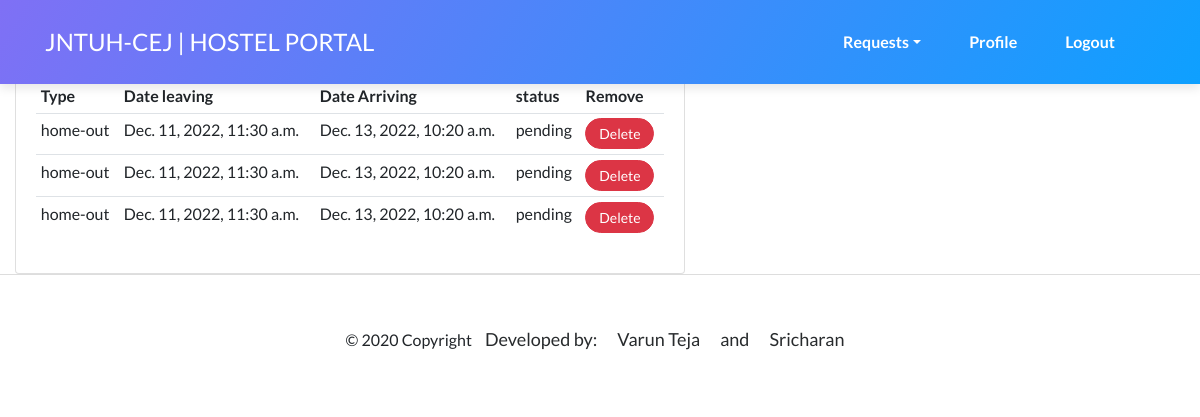
Page /student_pending_requests/18JJ1A1244/ (signed in) on the earlier database version.
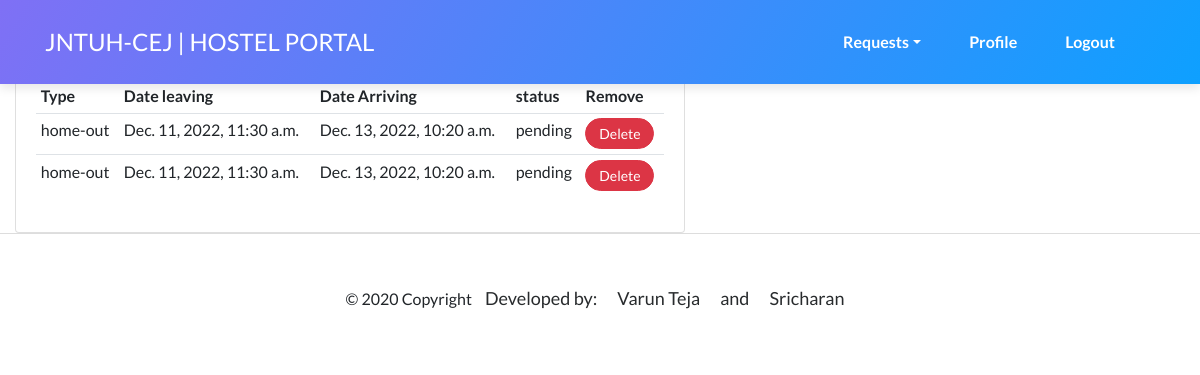
Same page on the later database version.
### Home/models.py (models this page shows, shortened)
class Appeal(models.Model):
    TYPES=(
        ('home-out','Home-Out'),
        ('day-out','Day-Out'),
    )
    STATUS=(
        ('pending','Pending'),
        ('approved','Approved'),
        ('used','Used'),
    )
    student = models.ForeignKey(Student,null=True,on_delete=models.SET_NULL)
    staff = models.CharField(max_length=500,null=True,default='To be allocated')
    type = models.CharField(max_length=200,default='home-out',choices=TYPES)
    room_no = models.IntegerField(null=True)
    out_datetime = models.DateTimeField('Out Date&Time (yyyy-mm-dd 24hr:60min)',null=False)
    in_datetime = models.DateTimeField('In Date&Time(yyyy-mm-dd 24hr:60min)',null=False)
    reason = models.CharField(max_length=500,null=True)
    status = models.CharField(max_length=200,null=True,choices=STATUS,default='pending')

### Home/decorators.py (the view)
		def wrapper_func(request, *args, **kwargs):
			group = None
			if request.user.groups.exists():
				group = request.user.groups.all()[0].name
			if group in allowed_roles:
				return view_func(request, *args, **kwargs)
			else:
				return HttpResponse('You are not authorized to view this page')

### Home/views.py (called while the page is built)
@allowed_users(allowed_roles=['student'])
def studentpendingrequests(request,pk):
    student = Student.objects.get(rollno=pk)
    pending = student.appeal_set.filter(status='pending')
    context = {'student': student , 'pending': pending }
    return render(request,'Home/studentpendingrequests.html',context)

### Home/templates/Home/studentpendingrequests.html (shortened to what this page needs)
{% extends 'Home/studentbase.html' %}
{% load static %}
{% block content %}
<div class="col-md-7">
		<h5>Pending Requests</h5>
		<div class="card card-body">
			<table class="table table-sm">
				<tr>
					<th>Type</th>
					<th>Date leaving</th>
					<th>Date Arriving</th>
					<th>status</th>
					<th>Remove</th>
				</tr>
				{% for order in pending %}
					<tr>
						<td>{{order.type }}</td>
						<td>{{order.out_datetime }}</td>
						<td>{{order.in_datetime }}</td>
						<td>{{ order.status }}</td>
						<td><a class="btn btn-sm btn-danger" href="{% url 'deleterequest' order.id %}">Delete</a></td>
					</tr>
				{% endfor %}
			</table>
		</div>
	</div>
{% endblock content %}

Differences in the rows shown:
removed Appeal: type "home-out", out_datetime "Dec. 11, 2022, 11:30 a.m.", in_datetime "Dec. 13, 2022, 10:20 a.m.", status "pending"
